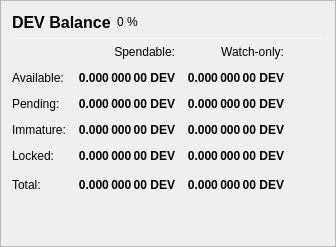
                   <widget class="QFrame" name="frame_Balances">
                    <property name="frameShape">
                     <enum>QFrame::StyledPanel</enum>
                    </property>
                    <property name="frameShadow">
                     <enum>QFrame::Raised</enum>
                    </property>
                    <layout class="QVBoxLayout" name="verticalLayout_4">
                     <item>
                      <layout class="QHBoxLayout" name="horizontalLayout_4">
                       <item>
                        <widget class="QLabel" name="label_5">
                         <property name="minimumSize">
                          <size>
                           <width>0</width>
                           <height>20</height>
                          </size>
                         </property>
                         <property name="font">
                          <font>
                           <pointsize>12</pointsize>
                           <weight>75</weight>
                           <bold>true</bold>
                          </font>
                         </property>
                         <property name="text">
                          <string>DEV Balance</string>
                         </property>
                        </widget>
                       </item>
                       <item>
                        <widget class="QLabel" name="labelDEVPercent">
                         <property name="text">
                          <string notr="true">0 %</string>
                         </property>
                        </widget>
                       </item>
                       <item>
                        <spacer name="horizontalSpacer_3">
                         <property name="orientation">
                          <enum>Qt::Horizontal</enum>
                         </property>
                         <property name="sizeHint" stdset="0">
                          <size>
                           <width>40</width>
                           <height>20</height>
                          </size>
                         </property>
                        </spacer>
                       </item>
                      </layout>
                     </item>
                     <item>
                      <widget class="Line" name="line_Balance">
                       <property name="minimumSize">
                        <size>
                         <width>0</width>
                         <height>1</height>
                        </size>
                       </property>
                       <property name="maximumSize">
                        <size>
                         <width>16777215</width>
                         <height>1</height>
                        </size>
                       </property>
                       <property name="orientation">
                        <enum>Qt::Horizontal</enum>
                       </property>
                      </widget>
                     </item>
                     <item>
                      <layout class="QGridLayout" name="gridLayout">
                       <property name="spacing">
                        <number>12</number>
                       </property>
                       <item row="0" column="1">
                        <widget class="QLabel" name="labelSpendable">
                         <property name="text">
                          <string>Spendable:</string>
                         </property>
                         <property name="alignment">
                          <set>Qt::AlignRight|Qt::AlignTrailing|Qt::AlignVCenter</set>
                         </property>
                        </widget>
                       </item>
                       <item row="0" column="2">
                        <widget class="QLabel" name="labelWatchonly">
                         <property name="text">
                          <string>Watch-only:</string>
                         </property>
                         <property name="alignment">
                          <set>Qt::AlignRight|Qt::AlignTrailing|Qt::AlignVCenter</set>
                         </property>
                        </widget>
                       </item>
                       <item row="1" column="0">
                        <widget class="QLabel" name="labelBalanceText">
                         <property name="text">
                          <string>Available:</string>
                         </property>
                        </widget>
                       </item>
                       <item row="1" column="1">
                        <widget class="QLabel" name="labelBalance">
                         <property name="font">
                          <font>
                           <weight>75</weight>
                           <bold>true</bold>
                          </font>
                         </property>
                         <property name="cursor">
                          <cursorShape>IBeamCursor</cursorShape>
                         </property>
                         <property name="toolTip">
                          <string>Your current spendable balance</string>
                         </property>
                         <property name="text">
                          <string notr="true">0.000 000 00 DEV</string>
                         </property>
                         <property name="alignment">
                          <set>Qt::AlignRight|Qt::AlignTrailing|Qt::AlignVCenter</set>
                         </property>
                         <property name="textInteractionFlags">
                          <set>Qt::LinksAccessibleByMouse|Qt::TextSelectableByKeyboard|Qt::TextSelectableByMouse</set>
                         </property>
                        </widget>
                       </item>
                       <item row="1" column="2">
                        <widget class="QLabel" name="labelWatchAvailable">
                         <property name="font">
                          <font>
                           <weight>75</weight>
                           <bold>true</bold>
                          </font>
                         </property>
                         <property name="cursor">
                          <cursorShape>IBeamCursor</cursorShape>
                         </property>
                         <property name="toolTip">
                          <string>Your current balance in watch-only addresses</string>
                         </property>
                         <property name="text">
                          <string notr="true">0.000 000 00 DEV</string>
                         </property>
                         <property name="alignment">
                          <set>Qt::AlignRight|Qt::AlignTrailing|Qt::AlignVCenter</set>
                         </property>
                         <property name="textInteractionFlags">
                          <set>Qt::LinksAccessibleByMouse|Qt::TextSelectableByKeyboard|Qt::TextSelectableByMouse</set>
                         </property>
                        </widget>
                       </item>
                       <item row="2" column="0">
                        <widget class="QLabel" name="labelPendingText">
                         <property name="text">
                          <string>Pending:</string>
                         </property>
                        </widget>
                       </item>
                       <item row="2" column="1">
                        <widget class="QLabel" name="labelUnconfirmed">
                         <property name="font">
                          <font>
                           <weight>75</weight>
                           <bold>true</bold>
                          </font>
                         </property>
                         <property name="cursor">
                          <cursorShape>IBeamCursor</cursorShape>
                         </property>
                         <property name="toolTip">
                          <string>Total of transactions that have yet to be confirmed, and do not yet count toward the spendable balance</string>
                         </property>
                         <property name="text">
                          <string notr="true">0.000 000 00 DEV</string>
                         </property>
                         <property name="alignment">
                          <set>Qt::AlignRight|Qt::AlignTrailing|Qt::AlignVCenter</set>
                         </property>
                         <property name="textInteractionFlags">
                          <set>Qt::LinksAccessibleByMouse|Qt::TextSelectableByKeyboard|Qt::TextSelectableByMouse</set>
                         </property>
                        </widget>
                       </item>
                       <item row="2" column="2">
                        <widget class="QLabel" name="labelWatchPending">
                         <property name="font">
                          <font>
                           <weight>75</weight>
                           <bold>true</bold>
                          </font>
                         </property>
                         <property name="cursor">
                          <cursorShape>IBeamCursor</cursorShape>
                         </property>
                         <property name="toolTip">
                          <string>Unconfirmed transactions to watch-only addresses</string>
                         </property>
                         <property name="text">
                          <string notr="true">0.000 000 00 DEV</string>
                         </property>
                         <property name="alignment">
                          <set>Qt::AlignRight|Qt::AlignTrailing|Qt::AlignVCenter</set>
                         </property>
                         <property name="textInteractionFlags">
                          <set>Qt::LinksAccessibleByMouse|Qt::TextSelectableByKeyboard|Qt::TextSelectableByMouse</set>
                         </property>
                        </widget>
                       </item>
                       <item row="3" column="0">
                        <widget class="QLabel" name="labelImmatureText">
                         <property name="text">
                          <string>Immature:</string>
                         </property>
                        </widget>
                       </item>
                       <item row="3" column="1">
                        <widget class="QLabel" name="labelImmature">
                         <property name="font">
                          <font>
                           <weight>75</weight>
                           <bold>true</bold>
                          </font>
                         </property>
                         <property name="cursor">
                          <cursorShape>IBeamCursor</cursorShape>
                         </property>
                         <property name="toolTip">
                          <string>Staked or masternode rewards that has not yet matured</string>
                         </property>
                         <property name="text">
                          <string notr="true">0.000 000 00 DEV</string>
                         </property>
                         <property name="alignment">
                          <set>Qt::AlignRight|Qt::AlignTrailing|Qt::AlignVCenter</set>
                         </property>
                         <property name="textInteractionFlags">
                          <set>Qt::LinksAccessibleByMouse|Qt::TextSelectableByKeyboard|Qt::TextSelectableByMouse</set>
                         </property>
                        </widget>
                       </item>
                       <item row="3" column="2">
                        <widget class="QLabel" name="labelWatchImmature">
                         <property name="font">
                          <font>
                           <weight>75</weight>
                           <bold>true</bold>
                          </font>
                         </property>
                         <property name="cursor">
                          <cursorShape>IBeamCursor</cursorShape>
                         </property>
                         <property name="toolTip">
                          <string>Staked or masternode rewards in watch-only addresses that has not yet matured</string>
                         </property>
                         <property name="text">
                          <string notr="true">0.000 000 00 DEV</string>
                         </property>
                         <property name="alignment">
                          <set>Qt::AlignRight|Qt::AlignTrailing|Qt::AlignVCenter</set>
                         </property>
                         <property name="textInteractionFlags">
                          <set>Qt::LinksAccessibleByMouse|Qt::TextSelectableByKeyboard|Qt::TextSelectableByMouse</set>
                         </property>
                        </widget>
                       </item>
                       <item row="4" column="0">
                        <widget class="QLabel" name="labelLockedBalanceText">
                         <property name="toolTip">
                          <string>Locked DEV or Masternode collaterals. These are excluded from zDEV minting.</string>
                         </property>
                         <property name="text">
                          <string>Locked:</string>
                         </property>
                        </widget>
                       </item>
                       <item row="4" column="1">
                        <widget class="QLabel" name="labelLockedBalance">
                         <property name="font">
                          <font>
                           <weight>75</weight>
                           <bold>true</bold>
                          </font>
                         </property>
                         <property name="cursor">
                          <cursorShape>IBeamCursor</cursorShape>
                         </property>
                         <property name="toolTip">
                          <string>Locked DEV or Masternode collaterals. These are excluded from zDEV minting.</string>
                         </property>
                         <property name="text">
                          <string notr="true">0.000 000 00 DEV</string>
                         </property>
                         <property name="alignment">
                          <set>Qt::AlignRight|Qt::AlignTrailing|Qt::AlignVCenter</set>
                         </property>
                         <property name="textInteractionFlags">
                          <set>Qt::LinksAccessibleByMouse|Qt::TextSelectableByKeyboard|Qt::TextSelectableByMouse</set>
                         </property>
                        </widget>
                       </item>
                       <item row="4" column="2">
                        <widget class="QLabel" name="labelWatchLocked">
                         <property name="font">
                          <font>
                           <weight>75</weight>
                           <bold>true</bold>
                          </font>
                         </property>
                         <property name="cursor">
                          <cursorShape>IBeamCursor</cursorShape>
                         </property>
                         <property name="toolTip">
                          <string>Current locked balance in watch-only addresses</string>
                         </property>
                         <property name="text">
                          <string notr="true">0.000 000 00 DEV</string>
                         </property>
                         <property name="alignment">
                          <set>Qt::AlignRight|Qt::AlignTrailing|Qt::AlignVCenter</set>
                         </property>
                         <property name="textInteractionFlags">
                          <set>Qt::LinksAccessibleByMouse|Qt::TextSelectableByKeyboard|Qt::TextSelectableByMouse</set>
                         </property>
                        </widget>
                       </item>
                       <item row="5" column="0">
                        <widget class="QLabel" name="labelTotalText">
                         <property name="toolTip">
                          <string>Your current Bitcoinfiat balance, unconfirmed and immature transactions included</string>
                         </property>
                         <property name="text">
                          <string>Total:</string>
                         </property>
                        </widget>
                       </item>
                       <item row="5" column="1">
                        <widget class="QLabel" name="labelTotal">
                         <property name="font">
                          <font>
                           <weight>75</weight>
                           <bold>true</bold>
                          </font>
                         </property>
                         <property name="cursor">
                          <cursorShape>IBeamCursor</cursorShape>
                         </property>
                         <property name="toolTip">
                          <string>Your current Bitcoinfiat balance, unconfirmed and immature transactions included</string>
                         </property>
                         <property name="text">
                          <string notr="true">0.000 000 00 DEV</string>
                         </property>
                         <property name="alignment">
                          <set>Qt::AlignRight|Qt::AlignTrailing|Qt::AlignVCenter</set>
                         </property>
                         <property name="textInteractionFlags">
                          <set>Qt::LinksAccessibleByMouse|Qt::TextSelectableByKeyboard|Qt::TextSelectableByMouse</set>
                         </property>
                        </widget>
                       </item>
                       <item row="5" column="2">
                        <widget class="QLabel" name="labelWatchTotal">
                         <property name="font">
                          <font>
                           <weight>75</weight>
                           <bold>true</bold>
                          </font>
                         </property>
                         <property name="cursor">
                          <cursorShape>IBeamCursor</cursorShape>
                         </property>
                         <property name="toolTip">
                          <string>Current total balance in watch-only addresses</string>
                         </property>
                         <property name="text">
                          <string notr="true">0.000 000 00 DEV</string>
                         </property>
                         <property name="alignment">
                          <set>Qt::AlignRight|Qt::AlignTrailing|Qt::AlignVCenter</set>
                         </property>
                         <property name="textInteractionFlags">
                          <set>Qt::LinksAccessibleByMouse|Qt::TextSelectableByKeyboard|Qt::TextSelectableByMouse</set>
                         </property>
                        </widget>
                       </item>
                       <item row="5" column="3">
                        <spacer name="horizontalSpacer_9">
                         <property name="orientation">
                          <enum>Qt::Horizontal</enum>
                         </property>
                         <property name="sizeHint" stdset="0">
                          <size>
                           <width>40</width>
                           <height>20</height>
                          </size>
                         </property>
                        </spacer>
                       </item>
                      </layout>
                     </item>
                     <item>
                      <spacer name="verticalSpacer_3">
                       <property name="orientation">
                        <enum>Qt::Vertical</enum>
                       </property>
                       <property name="sizeHint" stdset="0">
                        <size>
                         <width>20</width>
                         <height>40</height>
                        </size>
                       </property>
                      </spacer>
                     </item>
                    </layout>
                   </widget>
